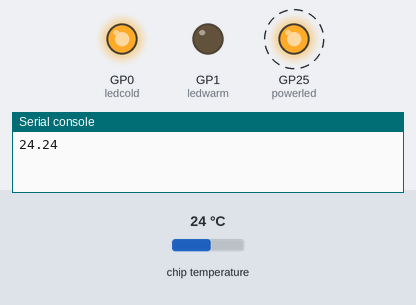
Simulated run of this program. Board: Raspberry Pi Pico running MicroPython. Parts: output pins drawn as LEDs (lit = HIGH), the last lines printed to the serial console. Dashed ring = blinking. The test bench sets the inputs (shaded band); at power-on: chip temperature 24 °C. Threads take turns every 2 ms.

Above: at 0.2 s.
At 78.2 s:
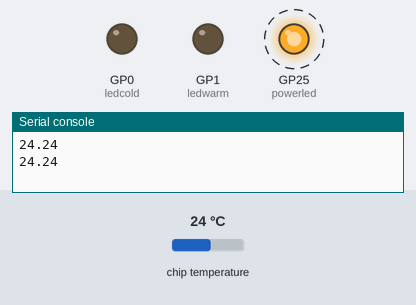
Timing chart, 0 to 79.3 s (numbered marks = the images above):
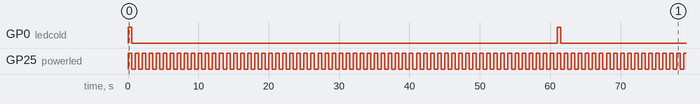

Measured:
- by itself, GP0 (ledcold): alternates HIGH for 0.50 s and LOW for 60.5 s
- by itself, GP25 (powerled): alternates HIGH for 0.50 s and LOW for 0.50 s
- by itself, everything shown: repeats every 61.0 s, in 124 steps

The program:

temp1.main.py
```python
import machine
import utime
import _thread

ledcold = machine.Pin(0, machine.Pin.OUT)
ledwarm = machine.Pin(1, machine.Pin.OUT)
powerled = machine.Pin(25, machine.Pin.OUT)

sensor_temp = machine.ADC(4)

CONVERSION_FACTOR = 3.3 / (65535)

def cold():
    ledcold.high()
    utime.sleep(0.5)
    ledcold.low()
    utime.sleep(0.5)

def warm():
    ledwarm.high()
    utime.sleep(0.5)
    ledwarm.low()
    utime.sleep(0.5)

def second_thread():
    while True:
        powerled.high()
        utime.sleep(0.5)
        powerled.low()
        utime.sleep(0.5)

_thread.start_new_thread(second_thread, ())

while True:
    reading = sensor_temp.read_u16() * CONVERSION_FACTOR
    temperature = 27 - (reading - 0.706)/0.001721
    print(round(temperature,2))
    if temperature <= 28.0:
        cold()
    if temperature >= 35.0:
        warm()
    utime.sleep(60)
```
